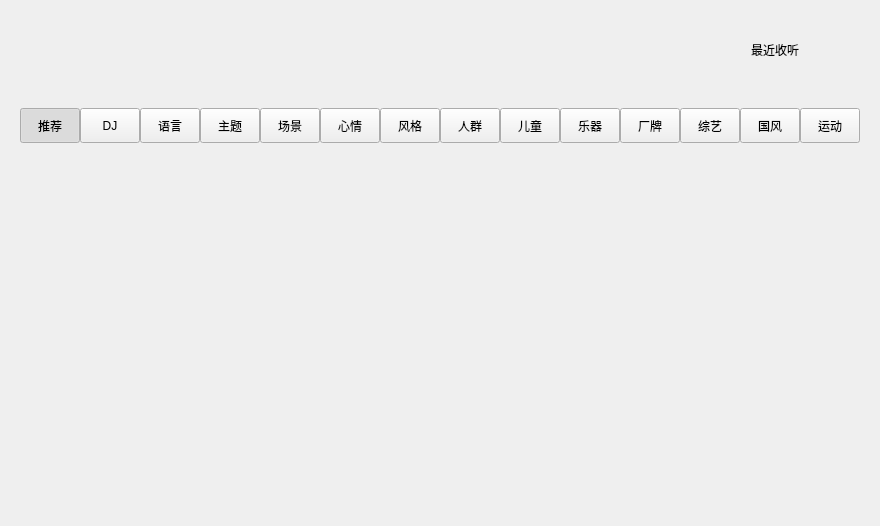
<?xml version="1.0" encoding="UTF-8"?>
<ui version="4.0">
 <class>Channel</class>
 <widget class="QWidget" name="Channel">
  <property name="geometry">
   <rect>
    <x>0</x>
    <y>0</y>
    <width>880</width>
    <height>526</height>
   </rect>
  </property>
  <property name="windowTitle">
   <string>Channel</string>
  </property>
  <layout class="QVBoxLayout" name="verticalLayout_2">
   <property name="spacing">
    <number>10</number>
   </property>
   <item>
    <widget class="QWidget" name="title_widget" native="true">
     <property name="sizePolicy">
      <sizepolicy hsizetype="Expanding" vsizetype="Preferred">
       <horstretch>0</horstretch>
       <verstretch>0</verstretch>
      </sizepolicy>
     </property>
     <layout class="QHBoxLayout" name="horizontalLayout_3">
      <property name="leftMargin">
       <number>0</number>
      </property>
      <item>
       <widget class="QLabel" name="title_label">
        <property name="minimumSize">
         <size>
          <width>150</width>
          <height>60</height>
         </size>
        </property>
        <property name="text">
         <string/>
        </property>
       </widget>
      </item>
      <item>
       <spacer name="horizontalSpacer_2">
        <property name="orientation">
         <enum>Qt::Horizontal</enum>
        </property>
        <property name="sizeHint" stdset="0">
         <size>
          <width>639</width>
          <height>20</height>
         </size>
        </property>
       </spacer>
      </item>
      <item>
       <widget class="QWidget" name="widget_3" native="true">
        <property name="cursor">
         <cursorShape>PointingHandCursor</cursorShape>
        </property>
        <layout class="QHBoxLayout" name="horizontalLayout_2">
         <item>
          <widget class="QLabel" name="label">
           <property name="text">
            <string>最近收听</string>
           </property>
          </widget>
         </item>
         <item>
          <widget class="QLabel" name="icon_label1">
           <property name="text">
            <string/>
           </property>
           <property name="scaledContents">
            <bool>true</bool>
           </property>
          </widget>
         </item>
         <item>
          <widget class="QLabel" name="icon_label2">
           <property name="text">
            <string/>
           </property>
           <property name="scaledContents">
            <bool>true</bool>
           </property>
          </widget>
         </item>
         <item>
          <widget class="QLabel" name="icon_label3">
           <property name="text">
            <string/>
           </property>
           <property name="scaledContents">
            <bool>true</bool>
           </property>
          </widget>
         </item>
         <item>
          <widget class="QLabel" name="icon_label4">
           <property name="text">
            <string/>
           </property>
           <property name="scaledContents">
            <bool>true</bool>
           </property>
          </widget>
         </item>
        </layout>
       </widget>
      </item>
     </layout>
    </widget>
   </item>
   <item>
    <widget class="QWidget" name="guide_widget" native="true">
     <property name="sizePolicy">
      <sizepolicy hsizetype="Expanding" vsizetype="Preferred">
       <horstretch>0</horstretch>
       <verstretch>0</verstretch>
      </sizepolicy>
     </property>
     <layout class="QHBoxLayout" name="horizontalLayout">
      <property name="spacing">
       <number>0</number>
      </property>
      <item>
       <widget class="QPushButton" name="recommend_pushButton">
        <property name="sizePolicy">
         <sizepolicy hsizetype="Fixed" vsizetype="Fixed">
          <horstretch>0</horstretch>
          <verstretch>0</verstretch>
         </sizepolicy>
        </property>
        <property name="minimumSize">
         <size>
          <width>60</width>
          <height>35</height>
         </size>
        </property>
        <property name="maximumSize">
         <size>
          <width>60</width>
          <height>35</height>
         </size>
        </property>
        <property name="cursor">
         <cursorShape>PointingHandCursor</cursorShape>
        </property>
        <property name="text">
         <string>推荐</string>
        </property>
        <property name="checkable">
         <bool>true</bool>
        </property>
        <property name="checked">
         <bool>true</bool>
        </property>
       </widget>
      </item>
      <item>
       <widget class="QPushButton" name="DJ_pushButton">
        <property name="sizePolicy">
         <sizepolicy hsizetype="Fixed" vsizetype="Fixed">
          <horstretch>0</horstretch>
          <verstretch>0</verstretch>
         </sizepolicy>
        </property>
        <property name="minimumSize">
         <size>
          <width>60</width>
          <height>35</height>
         </size>
        </property>
        <property name="maximumSize">
         <size>
          <width>60</width>
          <height>35</height>
         </size>
        </property>
        <property name="cursor">
         <cursorShape>PointingHandCursor</cursorShape>
        </property>
        <property name="text">
         <string>DJ</string>
        </property>
        <property name="checkable">
         <bool>true</bool>
        </property>
       </widget>
      </item>
      <item>
       <widget class="QPushButton" name="language_pushButton">
        <property name="sizePolicy">
         <sizepolicy hsizetype="Fixed" vsizetype="Fixed">
          <horstretch>0</horstretch>
          <verstretch>0</verstretch>
         </sizepolicy>
        </property>
        <property name="minimumSize">
         <size>
          <width>60</width>
          <height>35</height>
         </size>
        </property>
        <property name="maximumSize">
         <size>
          <width>60</width>
          <height>35</height>
         </size>
        </property>
        <property name="cursor">
         <cursorShape>PointingHandCursor</cursorShape>
        </property>
        <property name="text">
         <string>语言</string>
        </property>
        <property name="checkable">
         <bool>true</bool>
        </property>
       </widget>
      </item>
      <item>
       <widget class="QPushButton" name="theme_pushButton">
        <property name="sizePolicy">
         <sizepolicy hsizetype="Fixed" vsizetype="Fixed">
          <horstretch>0</horstretch>
          <verstretch>0</verstretch>
         </sizepolicy>
        </property>
        <property name="minimumSize">
         <size>
          <width>60</width>
          <height>35</height>
         </size>
        </property>
        <property name="maximumSize">
         <size>
          <width>60</width>
          <height>35</height>
         </size>
        </property>
        <property name="cursor">
         <cursorShape>PointingHandCursor</cursorShape>
        </property>
        <property name="text">
         <string>主题</string>
        </property>
        <property name="checkable">
         <bool>true</bool>
        </property>
       </widget>
      </item>
      <item>
       <widget class="QPushButton" name="scene_pushButton">
        <property name="sizePolicy">
         <sizepolicy hsizetype="Fixed" vsizetype="Fixed">
          <horstretch>0</horstretch>
          <verstretch>0</verstretch>
         </sizepolicy>
        </property>
        <property name="minimumSize">
         <size>
          <width>60</width>
          <height>35</height>
         </size>
        </property>
        <property name="maximumSize">
         <size>
          <width>60</width>
          <height>35</height>
         </size>
        </property>
        <property name="cursor">
         <cursorShape>PointingHandCursor</cursorShape>
        </property>
        <property name="text">
         <string>场景</string>
        </property>
        <property name="checkable">
         <bool>true</bool>
        </property>
       </widget>
      </item>
      <item>
       <widget class="QPushButton" name="mood_pushButton">
        <property name="sizePolicy">
         <sizepolicy hsizetype="Fixed" vsizetype="Fixed">
          <horstretch>0</horstretch>
          <verstretch>0</verstretch>
         </sizepolicy>
        </property>
        <property name="minimumSize">
         <size>
          <width>60</width>
          <height>35</height>
         </size>
        </property>
        <property name="maximumSize">
         <size>
          <width>60</width>
          <height>35</height>
         </size>
        </property>
        <property name="cursor">
         <cursorShape>PointingHandCursor</cursorShape>
        </property>
        <property name="text">
         <string>心情</string>
        </property>
        <property name="checkable">
         <bool>true</bool>
        </property>
       </widget>
      </item>
      <item>
       <widget class="QPushButton" name="style_pushButton">
        <property name="sizePolicy">
         <sizepolicy hsizetype="Fixed" vsizetype="Fixed">
          <horstretch>0</horstretch>
          <verstretch>0</verstretch>
         </sizepolicy>
        </property>
        <property name="minimumSize">
         <size>
          <width>60</width>
          <height>35</height>
         </size>
        </property>
        <property name="maximumSize">
         <size>
          <width>60</width>
          <height>35</height>
         </size>
        </property>
        <property name="cursor">
         <cursorShape>PointingHandCursor</cursorShape>
        </property>
        <property name="text">
         <string>风格</string>
        </property>
        <property name="checkable">
         <bool>true</bool>
        </property>
       </widget>
      </item>
      <item>
       <widget class="QPushButton" name="crowd_pushButton">
        <property name="sizePolicy">
         <sizepolicy hsizetype="Fixed" vsizetype="Fixed">
          <horstretch>0</horstretch>
          <verstretch>0</verstretch>
         </sizepolicy>
        </property>
        <property name="minimumSize">
         <size>
          <width>60</width>
          <height>35</height>
         </size>
        </property>
        <property name="maximumSize">
         <size>
          <width>60</width>
          <height>35</height>
         </size>
        </property>
        <property name="cursor">
         <cursorShape>PointingHandCursor</cursorShape>
        </property>
        <property name="text">
         <string>人群</string>
        </property>
        <property name="checkable">
         <bool>true</bool>
        </property>
       </widget>
      </item>
      <item>
       <widget class="QPushButton" name="children_pushButton">
        <property name="sizePolicy">
         <sizepolicy hsizetype="Fixed" vsizetype="Fixed">
          <horstretch>0</horstretch>
          <verstretch>0</verstretch>
         </sizepolicy>
        </property>
        <property name="minimumSize">
         <size>
          <width>60</width>
          <height>35</height>
         </size>
        </property>
        <property name="maximumSize">
         <size>
          <width>60</width>
          <height>35</height>
         </size>
        </property>
        <property name="cursor">
         <cursorShape>PointingHandCursor</cursorShape>
        </property>
        <property name="text">
         <string>儿童</string>
        </property>
        <property name="checkable">
         <bool>true</bool>
        </property>
       </widget>
      </item>
      <item>
       <widget class="QPushButton" name="musical_instrument_pushButton">
        <property name="sizePolicy">
         <sizepolicy hsizetype="Fixed" vsizetype="Fixed">
          <horstretch>0</horstretch>
          <verstretch>0</verstretch>
         </sizepolicy>
        </property>
        <property name="minimumSize">
         <size>
          <width>60</width>
          <height>35</height>
         </size>
        </property>
        <property name="maximumSize">
         <size>
          <width>60</width>
          <height>35</height>
         </size>
        </property>
        <property name="cursor">
         <cursorShape>PointingHandCursor</cursorShape>
        </property>
        <property name="text">
         <string>乐器</string>
        </property>
        <property name="checkable">
         <bool>true</bool>
        </property>
       </widget>
      </item>
      <item>
       <widget class="QPushButton" name="label_pushButton">
        <property name="sizePolicy">
         <sizepolicy hsizetype="Fixed" vsizetype="Fixed">
          <horstretch>0</horstretch>
          <verstretch>0</verstretch>
         </sizepolicy>
        </property>
        <property name="minimumSize">
         <size>
          <width>60</width>
          <height>35</height>
         </size>
        </property>
        <property name="maximumSize">
         <size>
          <width>60</width>
          <height>35</height>
         </size>
        </property>
        <property name="cursor">
         <cursorShape>PointingHandCursor</cursorShape>
        </property>
        <property name="text">
         <string>厂牌</string>
        </property>
        <property name="checkable">
         <bool>true</bool>
        </property>
       </widget>
      </item>
      <item>
       <widget class="QPushButton" name="variety_pushButton">
        <property name="sizePolicy">
         <sizepolicy hsizetype="Fixed" vsizetype="Fixed">
          <horstretch>0</horstretch>
          <verstretch>0</verstretch>
         </sizepolicy>
        </property>
        <property name="minimumSize">
         <size>
          <width>60</width>
          <height>35</height>
         </size>
        </property>
        <property name="maximumSize">
         <size>
          <width>60</width>
          <height>35</height>
         </size>
        </property>
        <property name="cursor">
         <cursorShape>PointingHandCursor</cursorShape>
        </property>
        <property name="text">
         <string>综艺</string>
        </property>
        <property name="checkable">
         <bool>true</bool>
        </property>
       </widget>
      </item>
      <item>
       <widget class="QPushButton" name="national_customs_pushButton">
        <property name="sizePolicy">
         <sizepolicy hsizetype="Fixed" vsizetype="Fixed">
          <horstretch>0</horstretch>
          <verstretch>0</verstretch>
         </sizepolicy>
        </property>
        <property name="minimumSize">
         <size>
          <width>60</width>
          <height>35</height>
         </size>
        </property>
        <property name="maximumSize">
         <size>
          <width>60</width>
          <height>35</height>
         </size>
        </property>
        <property name="cursor">
         <cursorShape>PointingHandCursor</cursorShape>
        </property>
        <property name="text">
         <string>国风</string>
        </property>
        <property name="checkable">
         <bool>true</bool>
        </property>
       </widget>
      </item>
      <item>
       <widget class="QPushButton" name="sports_pushButton">
        <property name="sizePolicy">
         <sizepolicy hsizetype="Fixed" vsizetype="Fixed">
          <horstretch>0</horstretch>
          <verstretch>0</verstretch>
         </sizepolicy>
        </property>
        <property name="minimumSize">
         <size>
          <width>60</width>
          <height>35</height>
         </size>
        </property>
        <property name="maximumSize">
         <size>
          <width>60</width>
          <height>35</height>
         </size>
        </property>
        <property name="cursor">
         <cursorShape>PointingHandCursor</cursorShape>
        </property>
        <property name="text">
         <string>运动</string>
        </property>
        <property name="checkable">
         <bool>true</bool>
        </property>
       </widget>
      </item>
      <item>
       <spacer name="horizontalSpacer">
        <property name="orientation">
         <enum>Qt::Horizontal</enum>
        </property>
        <property name="sizeHint" stdset="0">
         <size>
          <width>40</width>
          <height>20</height>
         </size>
        </property>
       </spacer>
      </item>
     </layout>
    </widget>
   </item>
   <item>
    <widget class="QWidget" name="table_widget" native="true">
     <layout class="QVBoxLayout" name="verticalLayout">
      <item>
       <spacer name="verticalSpacer">
        <property name="orientation">
         <enum>Qt::Vertical</enum>
        </property>
        <property name="sizeHint" stdset="0">
         <size>
          <width>20</width>
          <height>370</height>
         </size>
        </property>
       </spacer>
      </item>
     </layout>
    </widget>
   </item>
  </layout>
 </widget>
 <resources/>
 <connections/>
</ui>
